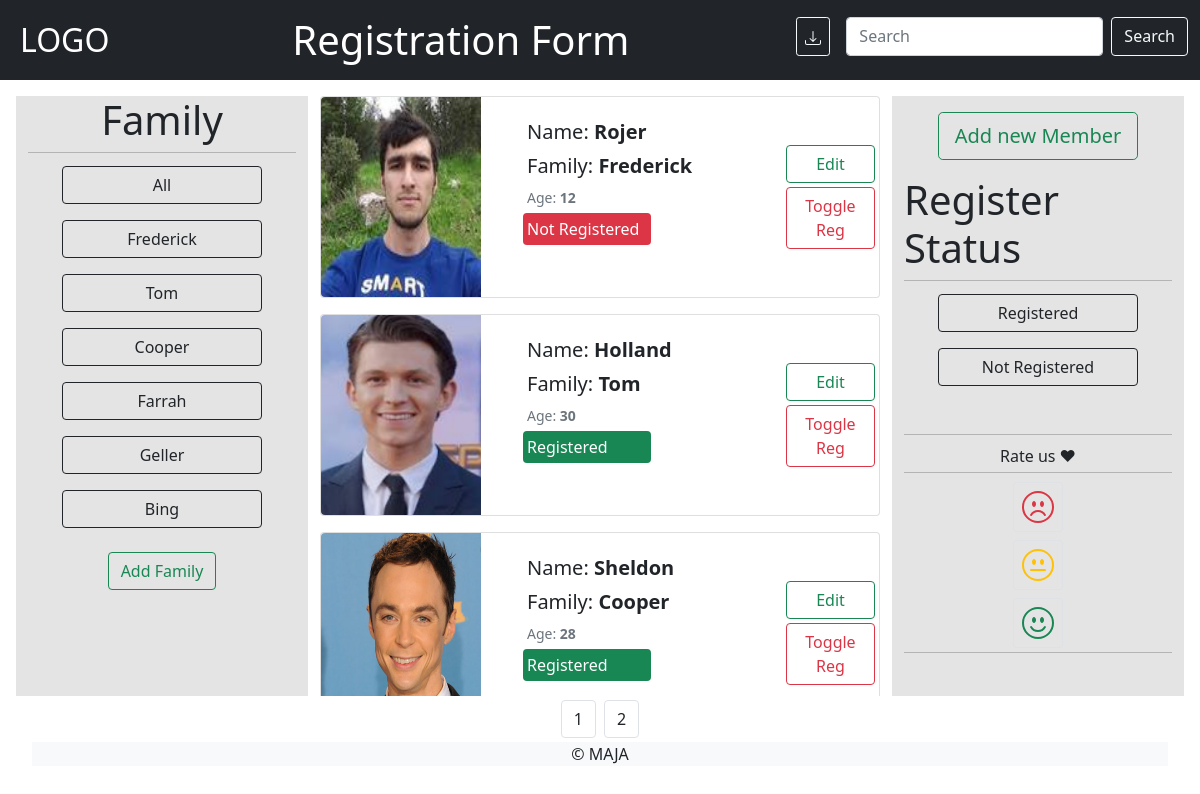
/1, run on an earlier commit of the app's database.
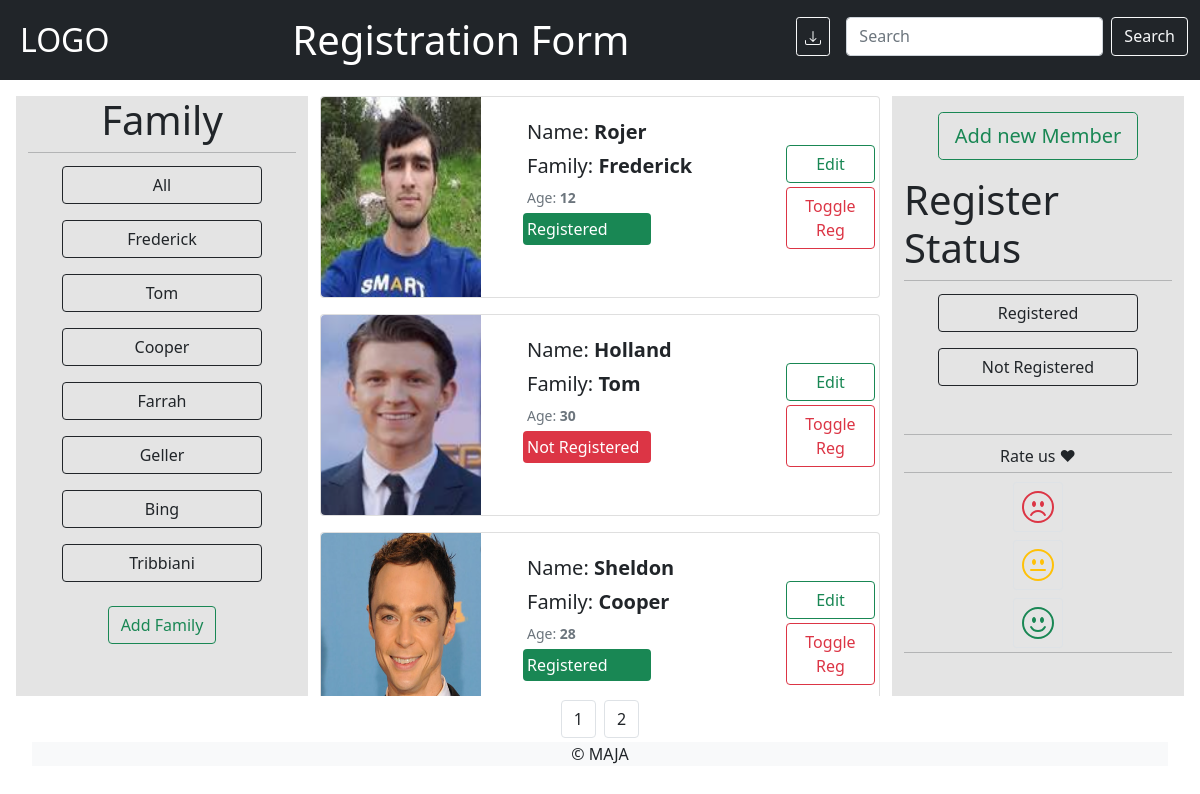
And on a later commit of the database.
### base/models.py (models this page shows, shortened)
class Family(models.Model):
    family_name = models.CharField(max_length=50,null=False)
    def __str__(self):
        return self.family_name

class Member(models.Model):
    name = models.CharField(max_length=50,null=False)
    age = models.PositiveIntegerField(null=False)
    gender = models.CharField(max_length=10,choices=[('Male','Male'),('Female','Female')])
    family = models.ForeignKey(Family,on_delete=models.CASCADE,null=False)
    attended = models.BooleanField(default=False)
    photo = models.ImageField(null="True",default='avatar.png')

### base/views.py (the view, shortened to what this page needs)
# urls.py: path('<int:page>',views.home,name='home'),
def home(request,page):
    if request.method=='GET':
        fam = request.GET.get('fam') if request.GET.get('fam') else ''
        q = request.GET.get('q') if request.GET.get('q') else ''
        reg = [int(request.GET.get('reg'))] if request.GET.get('reg') else [0,1]
        members = Member.objects.filter(
            Q(family__family_name__icontains = fam) &
            Q(name__icontains = q) &
            Q(attended__in = reg)
        )
        total = len(members)
        member_per_page = 10
        pages = total//member_per_page+1 if total%member_per_page else total//member_per_page
        famForm= FamilyForm()
        families = Family.objects.all()
        if fam or q or reg !=[0,1]:
            filename = 'Export-filtered.csv'
        else:
            filename =  'Export-all.csv'
        with open(filename,'w') as file:
            print ('Name,Family,Age,Gender,participated',file=file)
            for member in members:
                print(member.name+','+member.family.family_name+','+str(member.age)+','+member.gender+','+str(member.attended),file=file)
        members = members [(page-1)*member_per_page:page*member_per_page]
        context={'members':members,'families':families,'famForm':famForm, 'range':range(1,pages+1)}
        return render(request,'base/index.html',context)

### base/forms.py
class FamilyForm(ModelForm):
    class Meta:
        model = Family
        fields = '__all__'

### base/templates/base/index.html (shortened to what this page needs)
<!DOCTYPE html>
{% load static %}
<html>
    <head>
        <link href="https://cdn.jsdelivr.net/npm/bootstrap@5.1.3/dist/css/bootstrap.min.css" rel="stylesheet">
        <link rel="stylesheet" type="text/css" href={% static 'css/main.css' %}>
    </head>
    <body class='bg-white'>
        <nav>
            {% include 'base/navbar.html'%}
        </nav>
        <div class='m-3 row'>
            <div class='col-3 bg-new'>
                {% include 'base/fam-filter.html'%}
            </div>
            <div class='col-6 overflow-scroll' style='height:600px'>
                {% for member in members %}
                <div class="card mb-3" style="max-width: 700px;">
                    <div class="row g-0">
                      <div class="col-md-4">
                        <img src="{{member.photo.url}}" style="height:200px; width:160px" class="img-fluid rounded-start" alt="...">
                      </div>
                      <div class="col-md-6">
                        <div class="card-body">
                          <p class="card-text fs-5 m-1">Name: <b>{{member.name}}</b></p>
                          <p class="card-text fs-5 m-1">Family: <b>{{member.family}}</b></p>
                          <p class="card-text fs-6 m-1"><small class="text-muted">Age: <b>{{member.age}}</b></small></p>
                          {% if member.attended %}
                          <p class='card-text bg-success text-white rounded p-1 text-wrap' style="width: 8rem"> Registered </p>
                          {% else %}
                          <p class='card-text bg-danger text-white text-fluid rounded p-1 text-wrap' style="width: 8rem"> Not Registered </p>
                          {% endif %}
                        </div>
                      </div>
                      <div class="col-md-2  ">
                          <div class='card-body p-0 mt-5 me-1 '>
                                <a href="{% url 'edit-user' member.id %}" class='btn img-fluid btn-md btn-outline-success d-none d-sm-block d-md-none d-lg-block'>Edit</a>
                                <form method='POST'>
                                  <button class='btn btn-outline-danger mt-1'name='toggle' value={{member.id}} type='submit'>Toggle Reg </reg>
                                </form>
                            </div>
                    </div>
                    </div>
                  </div>
                {% endfor %}
            </div>
            <div class='col-3 bg-new'>
                {% include 'base/additional.html' %}
            </div>
            <footer class=''>
              <div class='d-flex justify-content-center m-1 '>
                {% for i in range %}
                <a id='page-change-{{range}}' class='btn btn-outline-dark  border mx-1'>{{i}}</a>
                {% endfor %}
              </div>
              <p class='bg-light text-center m-1'> &#169; MAJA </p>
            </footer>
      </body>
</html>

### base/templates/base/fam-filter.html (shortened to what this page needs)
<div class='d-flex flex-column align-items-center'>
    <h1 class='h1'>Family</h1>
    <hr>
    <a href="{% url 'home' 1%}" class='btn btn-outline-dark m-2' style='width:200px'>All</a>
    {% for family in families %}
    <button id ='{{family.family_name}}'  class='btn btn-outline-dark m-2' style='width:200px'>{{family.family_name}}</button>
    {% endfor %}
    <button class="btn btn-outline-success position-relative mt-3" type="button" data-bs-toggle="collapse" data-bs-target="#collapseExample" aria-expanded="false" aria-controls="collapseExample">
        Add Family
      </button>
</div>

What changed in the data, as far as the page shows it:
added Family: family_name "Tribbiani"
changed Member "Rojer": attended "Not Registered" → "Registered"
changed Member "Holland": attended "Registered" → "Not Registered"
